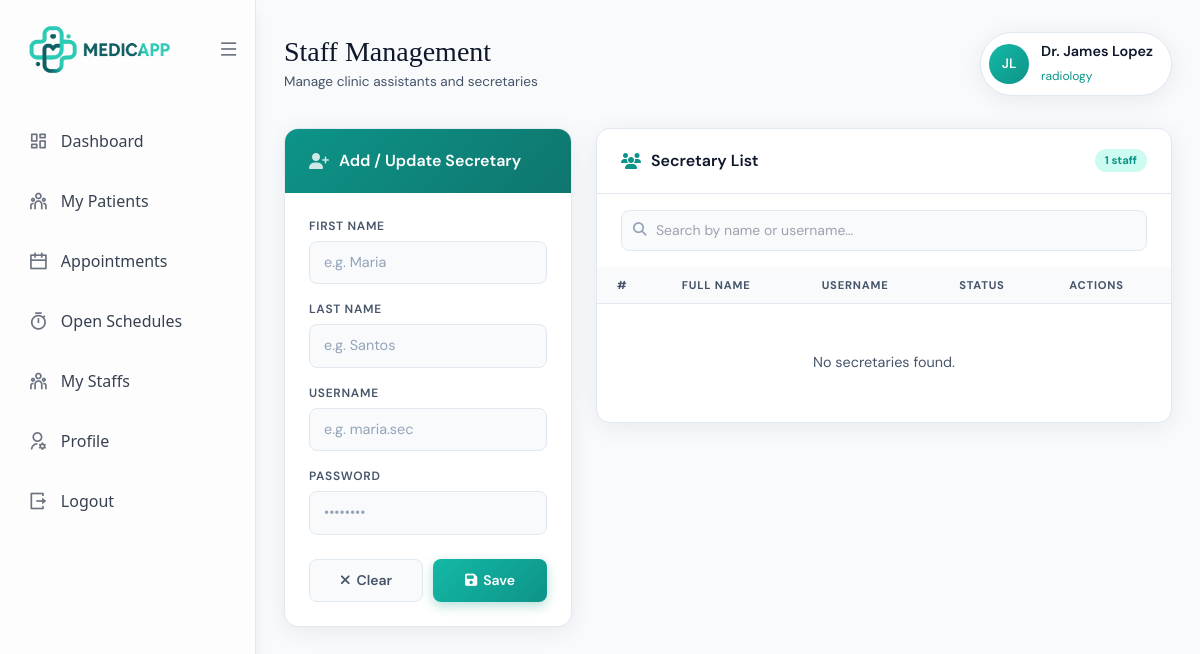
The app's page /doctor/secretary (signed in) with its own data.
### app/models/doctor.py (models this page shows)
class Doctor(db.Model):
    __tablename__ = "doctor"
    doctor_id: Mapped[int] = mapped_column(Integer, primary_key=True, autoincrement=True)
    account_id: Mapped[int] = mapped_column(ForeignKey("account.account_id"), unique=True)
    firstname: Mapped[str] = mapped_column(String(50), nullable=False)
    middlename: Mapped[str] = mapped_column(String(50), nullable=True)
    lastname: Mapped[str] = mapped_column(String(50), nullable=False)
    age: Mapped[int] = mapped_column(Integer, nullable=False)
    bloodtype: Mapped[str] = mapped_column(String(10), nullable=True)
    height: Mapped[str] = mapped_column(String(10), nullable=True)
    weight: Mapped[str] = mapped_column(String(10), nullable=True)
    specialization: Mapped[str] = mapped_column(String(100), nullable=True)
    gender: Mapped[str] = mapped_column(String(10), nullable=False)
    dob: Mapped[str] = mapped_column(String(10), nullable=False)
    pob: Mapped[str] = mapped_column(String(100), nullable=False)
    civilstatus: Mapped[str] = mapped_column(String(20), nullable=False)
    degree: Mapped[str] = mapped_column(String(100), nullable=False)
    nationality: Mapped[str] = mapped_column(String(100), nullable=False)
    religion: Mapped[str] = mapped_column(String(100), nullable=False)
    phone: Mapped[str] = mapped_column(String(20), nullable=False)
    email: Mapped[str] = mapped_column(String(100), nullable=False)
    profile_image: Mapped[str | None] = mapped_column(String(255), nullable=True)
    status: Mapped[str] = mapped_column(String(50), nullable=False, default='active')
    created_at: Mapped[datetime] = mapped_column(DateTime, default=datetime.utcnow, nullable=False)
    account: Mapped["Account"] = relationship(back_populates="doctor")
    appointments: Mapped[list["Appointment"]] = relationship(back_populates="doctor")
    records: Mapped[list["MedicalRecord"]] = relationship(back_populates="doctor")
    doctor_schedule: Mapped["Doctor_Schedule"] = relationship(back_populates="doctor")
    secretary: Mapped["Doctor_Secretary"] = relationship(back_populates="doctor")

### app/routes/doctor/secretary.py (the view)
@doctor_bp.route("/secretary")
@login_required
def list_secretaries():
    if current_user.role != "doctor":
        return redirect (url_for('misc.forbidden'))
    doctor = Doctor.query.filter_by(
        account_id=current_user.account_id
    ).first_or_404()
    secretaries = Doctor_Secretary.query.filter_by(
        doctor_id=doctor.doctor_id
    ).all()
    return render_template(
        "doctor/doctor_secretary.html",
        secretaries=secretaries,
        doctor=doctor
    )

### app/models/account.py (called while the page is built)
    @property
    def is_authenticated(self):
        return True

### app/routes/auth/login.py (called while the page is built)
@login_manager.user_loader
def load_user(account_id):
    return Account.query.get(int(account_id))

### app/templates/doctor/doctor_secretary.html (shortened to what this page needs)
{% extends 'base/layout.html' %}
{% block content %}
{% include 'doctor/doctor_sidebar.html' %}
{% include 'base/notification.html' %}
<div class="w-full sm-page">
  <div class="sm-header">
    <div class="sm-header-left">
      <h1>Staff Management</h1>
      <p>Manage clinic assistants and secretaries</p>
    </div>
    <div class="sm-doctor-chip">
      <div class="sm-avatar">
        {% if doctor.profile_image %}
          <img src="{{ doctor.profile_image }}" alt="avatar">
        {% else %}
          {{ doctor.firstname[0] }}{{ doctor.lastname[0] }}
        {% endif %}
      </div>
      <div class="sm-doctor-info">
        <strong>Dr. {{ doctor.firstname }} {{ doctor.lastname }}</strong>
        <span>{{ doctor.specialization }}</span>
      </div>
    </div>
  </div>
  <div class="sm-body">
    <div class="sm-form-card">
        <div class="sm-form-header">
            <i class="fas fa-user-plus"></i>
            <h2>Add / Update Secretary</h2>
        </div>
        <form method="POST"
                action="{{ url_for('doctor.create_secretary') }}"
                id="secretaryForm">
            <div class="sm-form-body">
            <div class="sm-field">
                <label>First Name</label>
                <input type="text" name="firstname" id="firstname" placeholder="e.g. Maria" required>
            </div>
            <div class="sm-field">
                <label>Last Name</label>
                <input type="text" name="lastname" id="lastname" placeholder="e.g. Santos" required>
            </div>
            <div class="sm-field">
                <label>Username</label>
                <input type="text" name="username" id="username" placeholder="e.g. maria.sec" required>
            </div>
            <div class="sm-field">
                <label>Password</label>
                <input type="password" name="password" id="password" placeholder="••••••••">
            </div>
            </div>
            <div class="sm-form-actions">
            <button type="button" class="btn btn-clear" onclick="clearForm()">
                <i class="fas fa-xmark"></i> Clear
            </button>
            <button type="submit" class="btn btn-save">
                <i class="fas fa-floppy-disk"></i> Save
            </button>
            </div>
        </form>
    </div>
    <div class="sm-list-card">
      <div class="sm-list-header">
        <div class="sm-list-header-left">
          <i class="fas fa-users"></i>
          <h2>Secretary List</h2>
        </div>
        <span class="sm-badge">1 staff</span>
      </div>
      <div class="sm-search">
        <i class="fas fa-magnifying-glass"></i>
        <input type="text" placeholder="Search by name or username…">
      </div>
      <div class="sm-table-wrap">
        <table>
          <thead>
            <tr>
              <th>#</th>
              <th>Full Name</th>
              <th>Username</th>
              <th>Status</th>
              <th>Actions</th>
            </tr>
          </thead>
          <tbody>
            {% for s in secretaries %}
            <tr>
                <td><span class="sm-id-badge">{{ loop.index }}</span></td>
                <td>
                <div class="sm-name-cell">
                    <div class="sm-row-avatar">
                    {{ s.firstname[0] }}{{ s.lastname[0] }}
                    </div>
                    <div>
                    <div class="sm-row-name">{{ s.firstname }} {{ s.lastname }}</div>
                    <div class="sm-row-sub">Secretary</div>
                    </div>
                </div>
                </td>
                <td><span class="sm-row-sub">{{ s.account.username }}</span></td>
                <td><span class="sm-status active">Active</span></td>
                <td>
                <div class="sm-actions">
                    <button type="button"
                            class="icon-btn icon-btn-edit"
                            title="Edit"
                            onclick="editSecretary('{{ s.secretary_id }}','{{ s.firstname }}','{{ s.lastname }}')">
                    <i class="fas fa-pen"></i>
                    </button>
                    <form method="POST"
                        action="{{ url_for('doctor.delete_secretary', secretary_id=s.secretary_id) }}"
                        onsubmit="return confirm('Delete this secretary?');">
                    <button type="submit" class="icon-btn icon-btn-delete" title="Delete">
                        <i class="fas fa-trash-can"></i>
                    </button>
                    </form>
                </div>
                </td>
            </tr>
            {% else %}
            <tr>
                <td colspan="5" class="sm-empty">
                <p>No secretaries found.</p>
                </td>
            </tr>
            {% endfor %}
            </tbody>
        </table>
      </div>
    </div>
  </div>
</div>
{% endblock %}

### records on screen
Doctor: firstname "J", lastname "L", firstname "James", lastname "Lopez", specialization "radiology"
